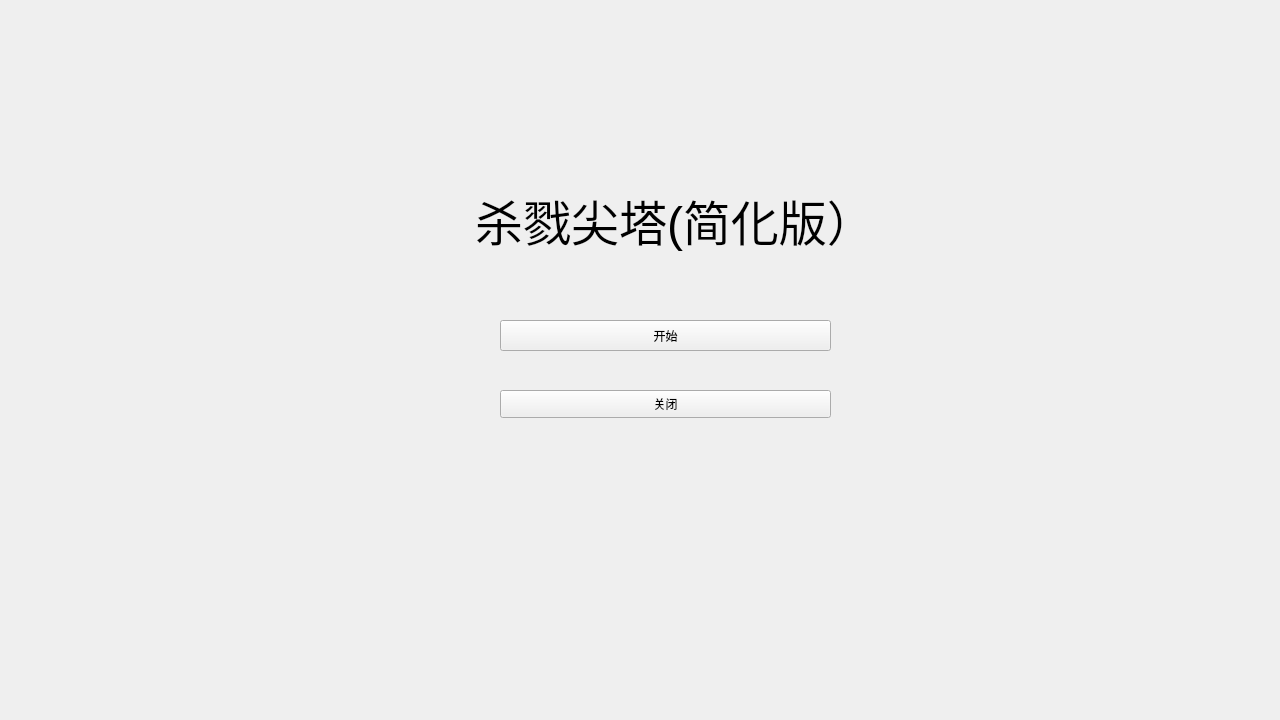
<?xml version="1.0" encoding="UTF-8"?>
<ui version="4.0">
 <class>Widget</class>
 <widget class="QWidget" name="Widget">
  <property name="geometry">
   <rect>
    <x>0</x>
    <y>0</y>
    <width>1280</width>
    <height>720</height>
   </rect>
  </property>
  <property name="minimumSize">
   <size>
    <width>1280</width>
    <height>720</height>
   </size>
  </property>
  <property name="maximumSize">
   <size>
    <width>1280</width>
    <height>720</height>
   </size>
  </property>
  <property name="windowTitle">
   <string>Widget</string>
  </property>
  <widget class="QLabel" name="label">
   <property name="geometry">
    <rect>
     <x>475</x>
     <y>150</y>
     <width>470</width>
     <height>141</height>
    </rect>
   </property>
   <property name="text">
    <string>&lt;html&gt;&lt;head/&gt;&lt;body&gt;&lt;p&gt;&lt;span style=&quot; font-size:36pt;&quot;&gt;杀戮尖塔(简化版）&lt;/span&gt;&lt;/p&gt;&lt;/body&gt;&lt;/html&gt;</string>
   </property>
  </widget>
  <widget class="QPushButton" name="pushButton">
   <property name="geometry">
    <rect>
     <x>500</x>
     <y>320</y>
     <width>331</width>
     <height>31</height>
    </rect>
   </property>
   <property name="text">
    <string>开始</string>
   </property>
  </widget>
  <widget class="QPushButton" name="pushButton_2">
   <property name="geometry">
    <rect>
     <x>500</x>
     <y>390</y>
     <width>331</width>
     <height>28</height>
    </rect>
   </property>
   <property name="text">
    <string>关闭</string>
   </property>
  </widget>
 </widget>
 <resources/>
 <connections/>
</ui>
